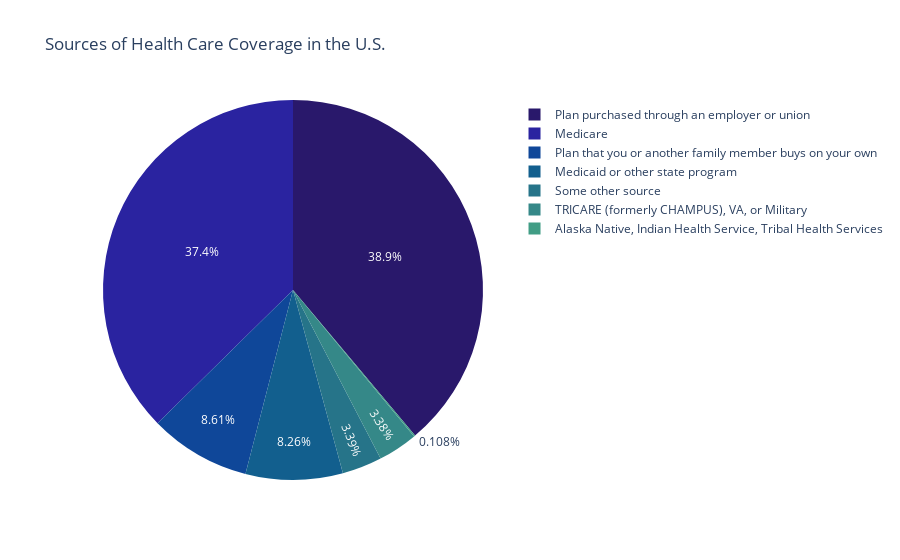

Write notebook code for a chart like this one.
### Code cell
fig = px.pie(df_cov_source, values='HLTHCVR1', names='index', title='Sources of Health Care Coverage in the U.S.', color_discrete_sequence=px.colors.sequential.haline)
fig.show()

### Figure 1 — Plotly figure (JSON) as saved in the notebook; plotly's stock layout.template omitted (floating-point values rounded to 4 significant figures)
{"data": [{"domain": {"x": [0, 1], "y": [0, 1]}, "hovertemplate": "index=%{label}<br>HLTHCVR1=%{value}<extra></extra>", "labels": ["Plan purchased through an employer or union", "Medicare", "Plan that you or another family member buys on your own", "Medicaid or other state program", "Some other source", "TRICARE (formerly CHAMPUS), VA, or Military", "Alaska Native, Indian Health Service, Tribal Health Services"], "legendgroup": "", "name": "", "showlegend": true, "type": "pie", "values": [36252, 34829, 8023, 7700, 3160, 3147, 101]}], "layout": {"legend": {"tracegroupgap": 0}, "piecolorway": ["rgb(41, 24, 107)", "rgb(42, 35, 160)", "rgb(15, 71, 153)", "rgb(18, 95, 142)", "rgb(38, 116, 137)", "rgb(53, 136, 136)", "rgb(65, 157, 133)", "rgb(81, 178, 124)", "rgb(111, 198, 107)", "rgb(160, 214, 91)", "rgb(212, 225, 112)", "rgb(253, 238, 153)"], "title": {"text": "Sources of Health Care Coverage in the U.S."}}}
